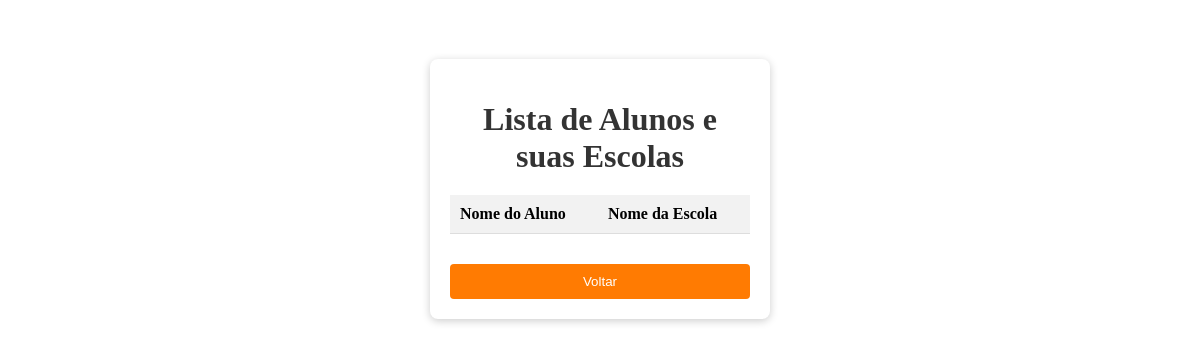
The page /alunos/visualizar.php on the database as committed earlier.
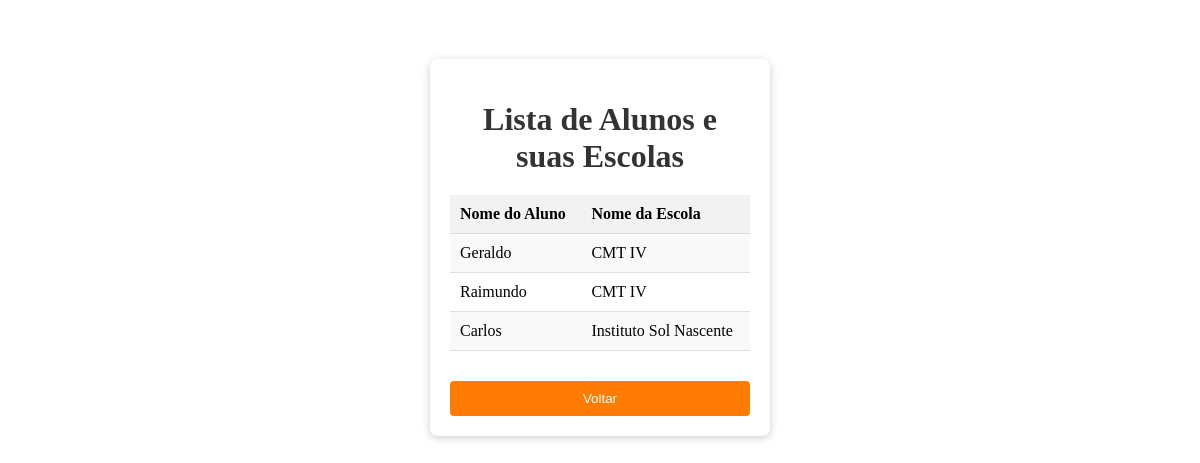
The same page on the database as committed later.
### tables this page shows
CREATE TABLE `tb_alunos` (
  `id` int(11) NOT NULL,
  `nome` varchar(100) DEFAULT NULL,
  `turma_id` int(11) DEFAULT NULL,
  `escola_id` int(11) DEFAULT NULL
);

CREATE TABLE `tb_escola` (
  `endereco` varchar(50) NOT NULL,
  `inep` varchar(50) NOT NULL,
  `nome` varchar(100) NOT NULL,
  `status` tinyint(1) NOT NULL DEFAULT 1,
  `id` int(11) NOT NULL
);

### alunos/visualizar.php (the view, shortened to what this page needs)
<?php
include("conexao.php");
$query = $mysqli->prepare("SELECT tb_alunos.nome AS aluno_nome, tb_escola.nome AS escola_nome
                           FROM tb_alunos
                           INNER JOIN tb_escola ON tb_alunos.escola_id = tb_escola.id");
$query->execute();
$result = $query->get_result();
?>
<!DOCTYPE html>
<html>
<head>
    <link rel="stylesheet" href="../css/exibir_alunos.css">
</head>
<body>
<div class="form-container">
        <h1 class="form-header">Lista de Alunos e suas Escolas</h1>
        <table class="form-table">
            <tr>
                <th>Nome do Aluno</th>
                <th>Nome da Escola</th>
            </tr>
            <?php
            while ($row = $result->fetch_assoc()) {
                echo "<tr>";
                echo "<td>" . htmlspecialchars($row['aluno_nome']) . "</td>";
                echo "<td>" . htmlspecialchars($row['escola_nome']) . "</td>";
                echo "</tr>";
            }
            ?>
        </table>
        <button class="form-submit" onclick="window.location.href='../alunos.php';">Voltar</button>
    </div>
</body>
</html>

### css/exibir_alunos.css (style rules this page uses)
.form-container { margin: 0 auto; margin-top: 5%; background-color: #fff; padding: 20px; border-radius: 8px; box-shadow: 0 2px 8px rgba(0, 0, 0, 0.2); width: 300px; }
.form-header { margin-bottom: 20px; text-align: center; color: #333; }
.form-table { width: 100%; border-collapse: collapse; margin-bottom: 20px; }
.form-table th, .form-table td { padding: 10px; text-align: left; border-bottom: 1px solid #ddd; }
.form-table th { background-color: #f2f2f2; }
.form-table tr:nth-child(even) { background-color: #f9f9f9; }
.form-submit { background-color: #FF7B02; color: white; padding: 10px; border: none; border-radius: 4px; cursor: pointer; width: 100%; margin-top: 10px; }

Rows that differ between the two databases and show on the page:
added tb_alunos: nome "Geraldo", escola.nome "CMT IV"
added tb_alunos: nome "Raimundo", escola.nome "CMT IV"
added tb_alunos: nome "Carlos", escola.nome "Instituto Sol Nascente"
